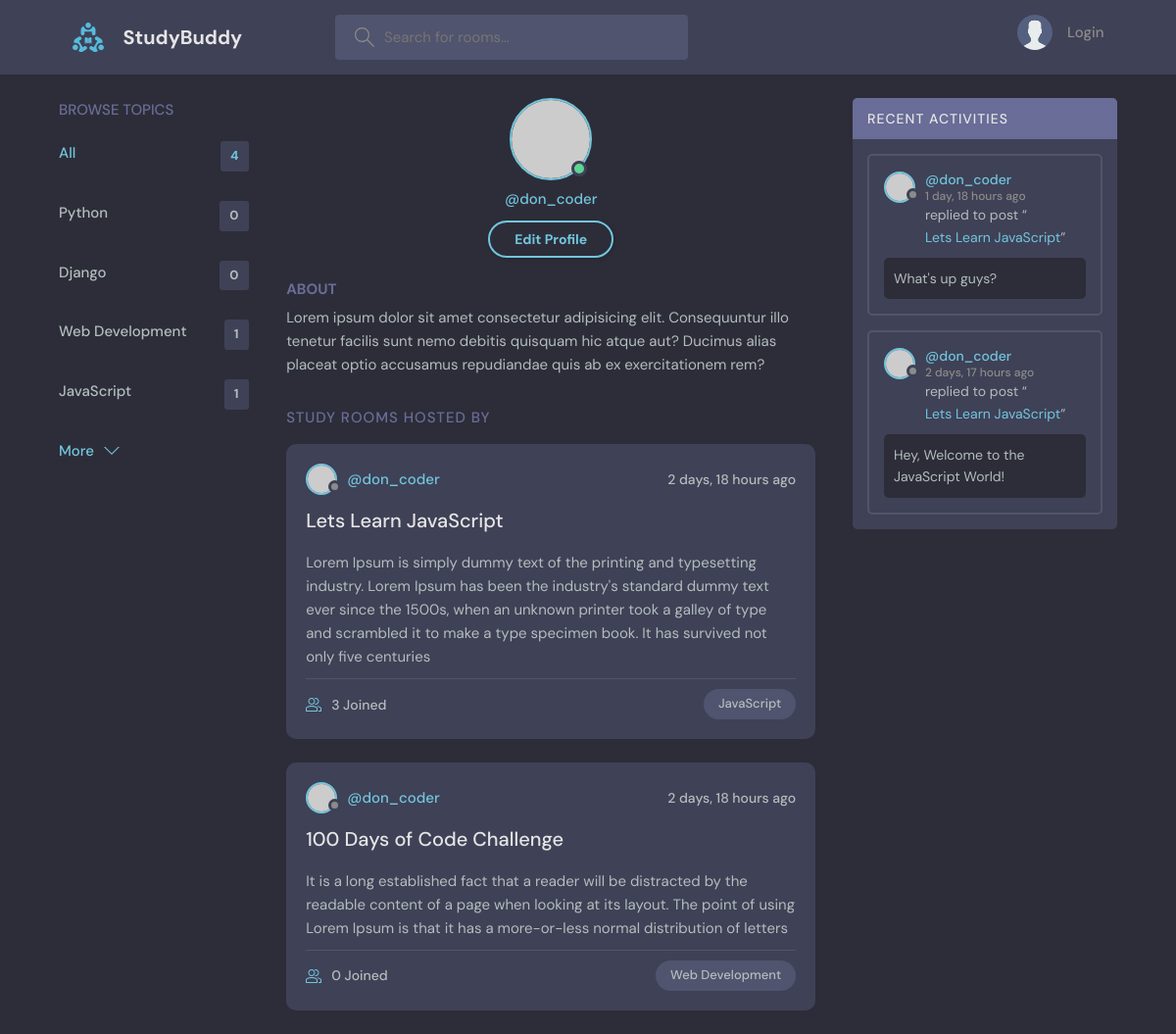
Before: /profile/1/ with the older database file.
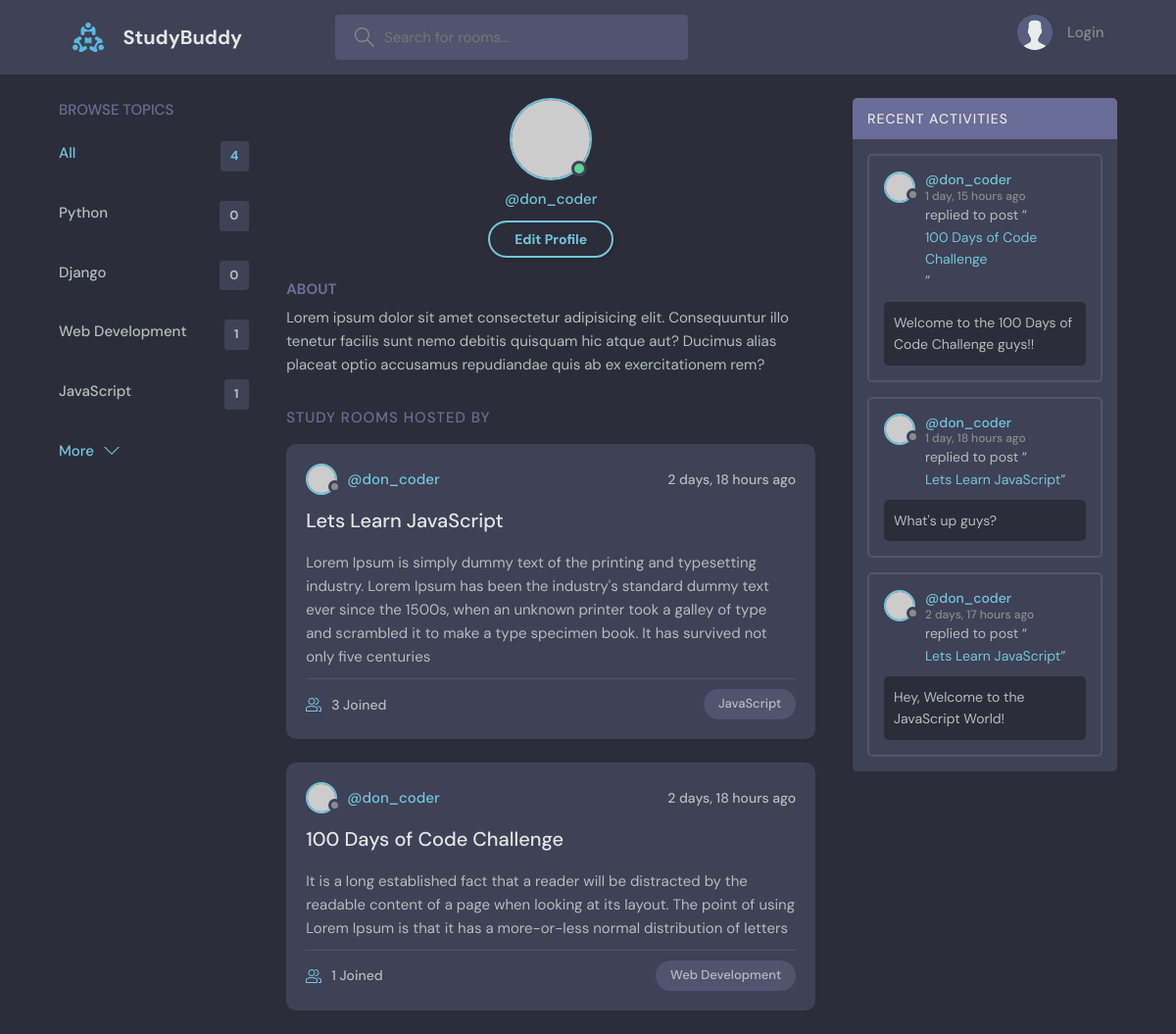
After: the same page with the newer database file.
### main/models.py (models this page shows, shortened)
class Topic(models.Model):
    name = models.CharField(max_length=200)

class Room(models.Model):
    host = models.ForeignKey(User, on_delete=models.SET_NULL, null=True)
    topic = models.ForeignKey(Topic, on_delete=models.SET_NULL, null=True)
    name = models.CharField(max_length=200)
    description = models.TextField(null=True, blank=True)
    participants = models.ManyToManyField(User, related_name='participants', blank=True)
    updated = models.DateTimeField(auto_now=True)
    created = models.DateTimeField(auto_now_add=True)
    class Meta:
        ordering = ['-updated', '-created'] # '-' ensures it is in descending order
    def __str__(self):
        return self.name

class Message(models.Model):
    user = models.ForeignKey(User, on_delete=models.CASCADE)
    room = models.ForeignKey(Room, on_delete=models.CASCADE)
    body = models.TextField()
    updated = models.DateTimeField(auto_now=True)
    created = models.DateTimeField(auto_now_add=True)
    class Meta:
        ordering = ['-updated', '-created']

### main/views.py (the view)
# urls.py: path('profile/<str:pk>/', views.profile_view, name='profile'),
def profile_view(request, pk):
    user = User.objects.get(id=pk)
    rooms = user.room_set.all()
    room_messages = user.message_set.all()
    topics = Topic.objects.all()
    context = {'user': user, 'rooms': rooms, 'room_messages': room_messages, 'topics': topics}
    return render(request, 'main/profile.html', context)

### main/templates/main/profile.html (shortened to what this page needs)
{% extends "main.html" %}
{% block content %}
<main class="profile-page layout layout--3">
    <div class="container">
        {% include "main/topics_component.html" %}
        <div class="roomList">
            <div class="profile">
                <div class="profile__avatar">
                    <div class="avatar avatar--large active">
                        <img src="https://randomuser.me/api/portraits/men/11.jpg" />
                    </div>
                </div>
                <div class="profile__info">
                    <p>@{{user.username}}</p>
                    <a href="edit-user.html" class="btn btn--main btn--pill">Edit Profile</a>
                </div>
                <div class="profile__about">
                    <h3>About</h3>
                    <p>
                        Lorem ipsum dolor sit amet consectetur adipisicing elit. Consequuntur illo tenetur
                        facilis sunt nemo debitis quisquam hic atque aut? Ducimus alias placeat optio
                        accusamus repudiandae quis ab ex exercitationem rem?
                    </p>
                </div>
            </div>
            <div class="roomList__header">
                <div>
                <h2>Study Rooms Hosted by {{user.get_full_name}}</a>
                </h2>
                </div>
            </div>
        {% include "main/feed_component.html" %}
        </div>
        {% include "main/activity_component.html" %}
    </div>
</main>
{% endblock content %}

### main/templates/main/topics_component.html
<div class="topics">
    <div class="topics__header">
    <h2>Browse Topics</h2>
    </div>
    <ul class="topics__list">
    <li>
        <a href="{% url 'home' %}" class="active">All <span>{{topics.count}}</span></a>
    </li>
    {% for topic in topics %}
        <li>
            <a href="{% url 'home' %}?q={{topic.name}}">{{topic.name}} <span>{{topic.room_set.all.count}}</span></a>
        </li>
    {% endfor %}
    </ul>
    <a class="btn btn--link" href="topics.html">
    More
    <svg version="1.1" xmlns="http://www.w3.org/2000/svg" width="32" height="32" viewBox="0 0 32 32">
        <title>chevron-down</title>
        <path d="M16 21l-13-13h-3l16 16 16-16h-3l-13 13z"></path>
    </svg>
    </a>
</div>

### main/templates/main/feed_component.html (shortened to what this page needs)
{% for room in rooms %}
    <div class="roomListRoom">
        <div class="roomListRoom__header">
            <a href="{% url 'profile' room.host.id %}" class="roomListRoom__author">
            <div class="avatar avatar--small">
                <img src="https://randomuser.me/api/portraits/women/11.jpg" />
            </div>
            <span>@{{room.host.username}}</span>
            </a>
            <div class="roomListRoom__actions">
            <span>{{room.created|timesince}} ago</span>
            </div>
        </div>
        <div class="roomListRoom__content">
            <a href="{% url 'room' room.id %}">{{room.name}}</a>
            <p>{{room.description}}</p>
        </div>
        <div class="roomListRoom__meta">
            <a href="{% url 'room' room.id %}" class="roomListRoom__joined">
            {{room.participants.all.count}} Joined
            </a>
            <p class="roomListRoom__topic">{{room.topic.name}}</p>
        </div>
    </div>
{% endfor %}

### main/templates/main/activity_component.html (shortened to what this page needs)
<div class="activities">
    <div class="activities__header">
    <h2>Recent Activities</h2>
    </div>
    {% for message in room_messages %}
        <div class="activities__box">
            <div class="activities__boxHeader roomListRoom__header">
                <a href="{% url 'profile' message.user.id %}" class="roomListRoom__author">
                    <div class="avatar avatar--small">
                        <img src="https://randomuser.me/api/portraits/women/11.jpg" />
                    </div>
                    <p>
                        @{{message.user}}
                        <span>{{message.created|timesince}} ago</span>
                    </p>
                </a>
            </div>
            <div class="activities__boxContent">
                <p>replied to post “<a href="{% url 'room' message.room.id %}">{{message.room}}</a>”</p>
                <div class="activities__boxRoomContent">
                {{message.body}}
                </div>
            </div>
        </div>
    {% endfor %}
</div>

Changed rows visible on the page:
computed for Room "100 Days of Code Challenge": participants.all.count "0" → "1"
added Message: user "don_coder", created "1 day, 15 hours", room "100 Days of Code Challenge", body "Welcome to the 100 Days of Code Challenge guys!!"
